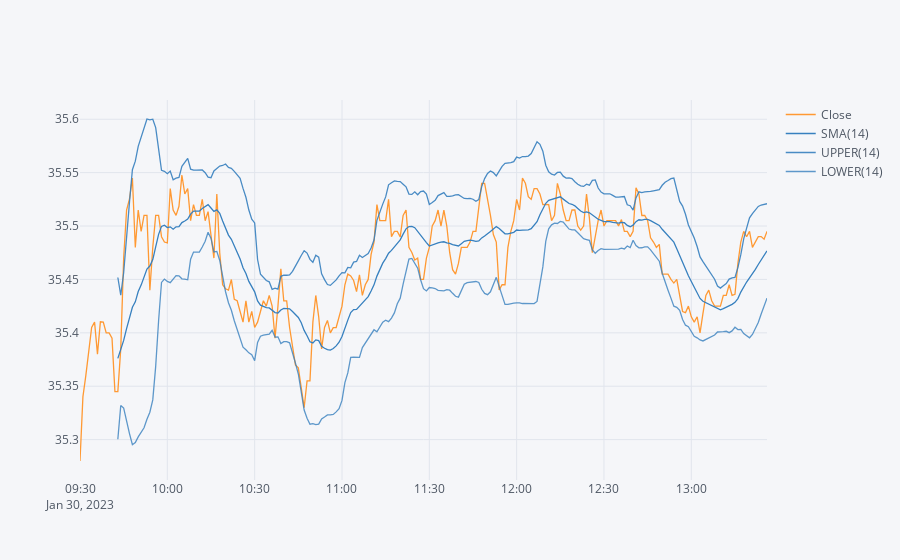

The cell this chart's notebook holds for it:
### Code cell
#Bollinger Band Plot
BAC['Close'].ta_plot(study='boll')

### Figure 1 — Plotly figure (JSON) as saved in the notebook; plotly's stock layout.template omitted (floating-point values rounded to 4 significant figures; data arrays with more than 128 entries replaced by an {"elided": "..."} marker saying what was removed)
{"data": [{"line": {"color": "rgba(255, 153, 51, 1.0)", "dash": "solid", "shape": "linear", "width": 1.3}, "mode": "lines", "name": "Close", "text": "", "type": "scatter", "x": {"elided": "237 str values"}, "y": {"elided": "237 float values"}}, {"line": {"color": "rgba(55, 128, 191, 1.0)", "dash": "solid", "shape": "linear", "width": 1.3}, "mode": "lines", "name": "SMA(14)", "text": "", "type": "scatter", "x": {"elided": "237 str values"}, "y": {"elided": "237 mixed values"}}, {"line": {"color": "rgba(55, 128, 191, 0.8999999999999999)", "dash": "solid", "shape": "linear", "width": 1.3}, "mode": "lines", "name": "UPPER(14)", "text": "", "type": "scatter", "x": {"elided": "237 str values"}, "y": {"elided": "237 mixed values"}}, {"line": {"color": "rgba(55, 128, 191, 0.7999999999999998)", "dash": "solid", "shape": "linear", "width": 1.3}, "mode": "lines", "name": "LOWER(14)", "text": "", "type": "scatter", "x": {"elided": "237 str values"}, "y": {"elided": "237 mixed values"}}], "layout": {"autosize": true, "legend": {"bgcolor": "#F5F6F9", "font": {"color": "#4D5663"}}, "paper_bgcolor": "#F5F6F9", "plot_bgcolor": "#F5F6F9", "title": {"font": {"color": "#4D5663"}}, "xaxis": {"autorange": true, "gridcolor": "#E1E5ED", "range": ["2023-01-30 09:30", "2023-01-30 13:26"], "showgrid": true, "tickfont": {"color": "#4D5663"}, "title": {"font": {"color": "#4D5663"}, "text": ""}, "type": "date", "zerolinecolor": "#E1E5ED"}, "yaxis": {"autorange": true, "gridcolor": "#E1E5ED", "range": [35.26, 35.62], "showgrid": true, "tickfont": {"color": "#4D5663"}, "title": {"font": {"color": "#4D5663"}, "text": ""}, "type": "linear", "zerolinecolor": "#E1E5ED"}}}
